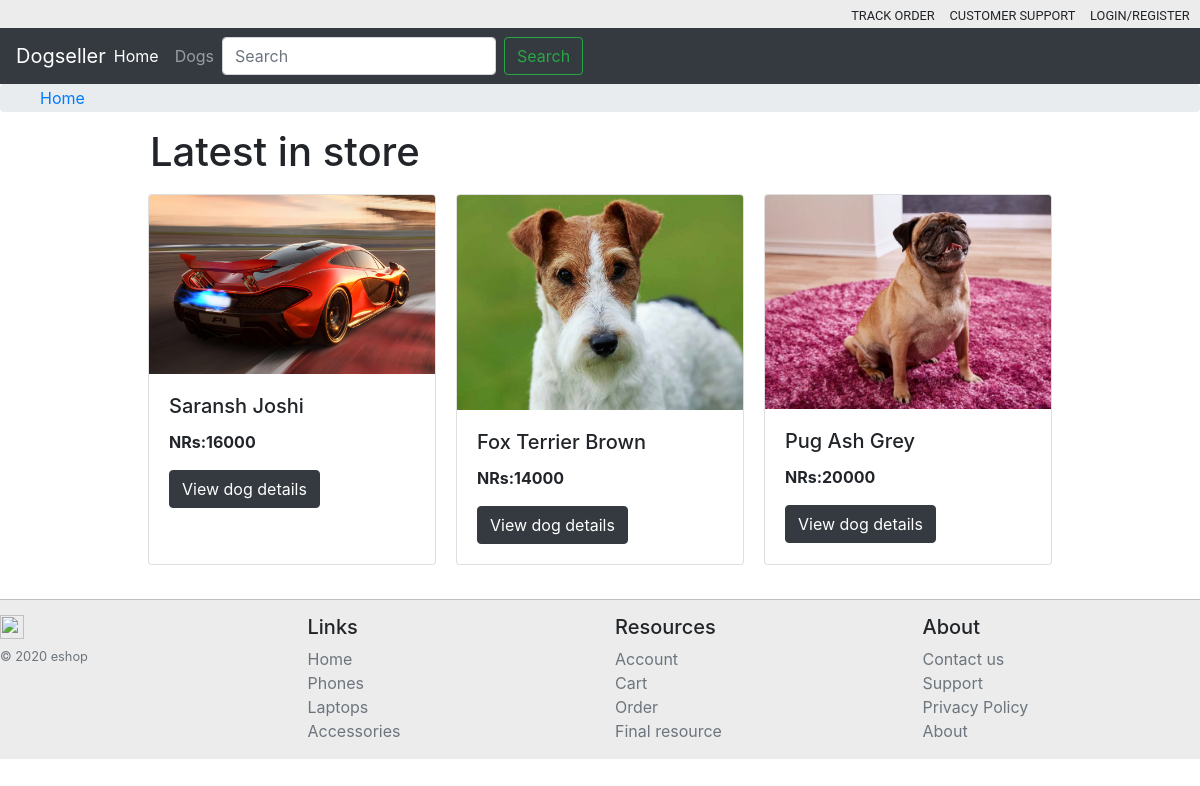
/, run on an earlier commit of the app's database.
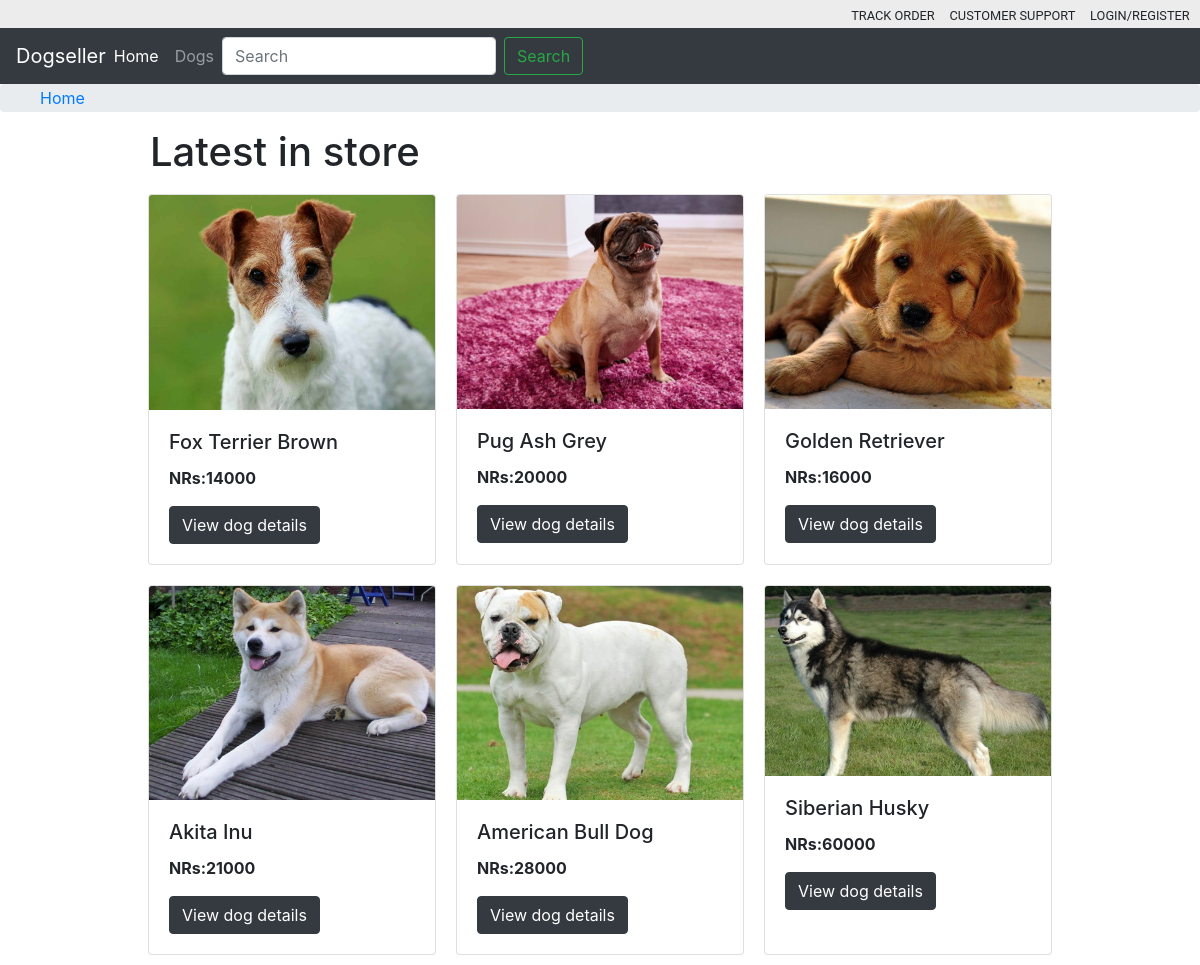
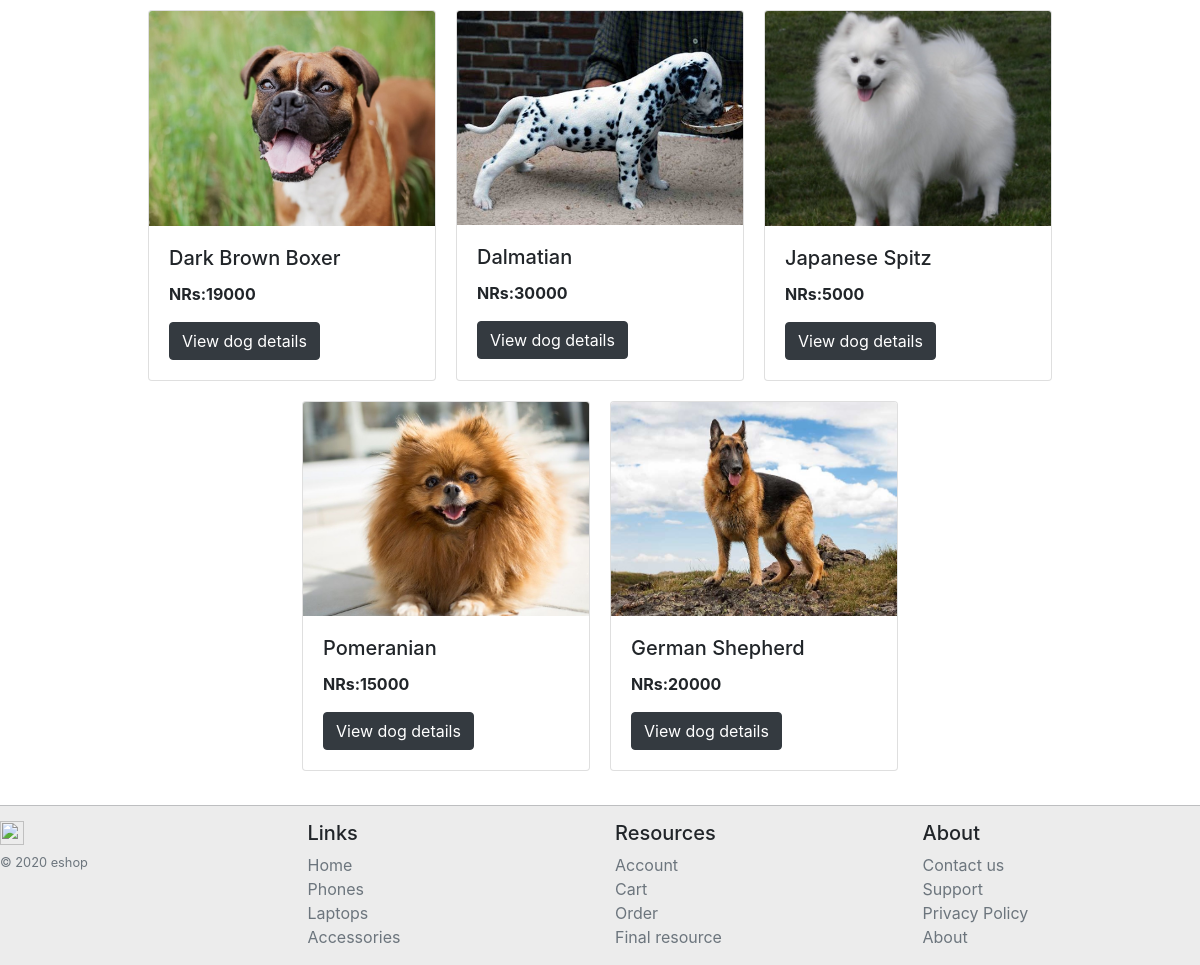
And on a later commit of the database (2 pictures, top to bottom).
### viewDogs/models.py (models this page shows, shortened)
class Dogs(models.Model):
    name = models.CharField(max_length= 255)
    price = models.IntegerField()
    stockNo = models.IntegerField()
    image = models.ImageField(upload_to='media/images/')
    breed = models.CharField(max_length=255)
    weight = models.IntegerField()
    description = models.CharField(max_length= 255)

### viewDogs/views.py (the view)
# urls.py: path('', homepage),
def homepage(request):
    ourdogs = Dogs.objects.all()
    params = {'dogs':ourdogs}
    return render(request,'viewDogs/home.html',params)

### viewDogs/Templates/viewDogs/home.html (shortened to what this page needs)
{% extends 'viewDogs/base.html' %}
{% block main-page %}
<h1 style="margin-left: 150px;">Latest in store</h1>
<div class="viewproduct">
    {% for dog in dogs %}
    <div class="card" style="width: 18rem; margin: 10px;">
        <img src="{{dog.image.url}}" class="card-img-top" alt="...">
        <div class="card-body">
            <h5 class="card-title">{{dog.name}}</h5>
            <p class="card-text"><b>NRs:{{dog.price}}</b></b>
            </p>
            <a href="view/{{dog.id}}" class="btn btn-dark">View dog details</a>
        </div>
    </div>
    {% empty %} There are no products availble. {% endfor %}
</div>
<br>
{% endblock %}

### viewDogs/Templates/viewDogs/base.html (shortened to what this page needs)
<!doctype html>
<html lang="en">
<head>
    <link rel="stylesheet" href="https://stackpath.bootstrapcdn.com/bootstrap/4.4.1/css/bootstrap.min.css">
    <link rel="stylesheet" href="https://cdnjs.cloudflare.com/ajax/libs/font-awesome/4.7.0/css/font-awesome.min.css">
</head>
<body>
    <header>
        <div class="topmenu-eshop">
            <ul>
                <li>Track order</li>
                <li>Customer Support</li>
                <li>Login/Register</li>
            </ul>
        </div>
        <nav class="navbar navbar-expand-lg navbar-dark bg-dark">
            <a class="navbar-brand mr-auto mr-lg-0" href="#">Dogseller</a>
            <div class="navbar-collapse offcanvas-collapse" id="navbarsExampleDefault">
                <ul class="navbar-nav mr-auto">
                    <li class="nav-item active">
                        <a class="nav-link" href="#">Home<span class="sr-only">(current)</span></a>
                    </li>
                    <li class="nav-item">
                        <a class="nav-link" href="#">Dogs</a>
                    </li>
                <form method="GET"  action="/search" class="form-inline my-2 my-lg-0">
                    <input class="form-control mr-sm-2" type="text" placeholder="Search" aria-label="Search" name="query" id="query">
                    <button class="btn btn-outline-success my-2 my-sm-0" type="submit">Search</button>
                </form>
            </div>
        </nav>
        <nav aria-label="breadcrumb">
            <ol class="breadcrumb" style="padding:2px 40px;">
                <li class="breadcrumb-item"><a href="#">Home</a></li>
            </ol>
        </nav>
    </header>
    {% block main-page %} {% endblock %}
    <footer id="footerdown">
        <div class="row">
            <div class="col-12 col-md">
                <img class="mb-2" src="/docs/4.4/assets/brand/bootstrap-solid.svg" alt="" width="24" height="24">
                <small class="d-block mb-3 text-muted">© 2020 eshop</small>
            </div>
            <div class="col-6 col-md">
                <h5>Links</h5>
                <ul class="list-unstyled text-small">
                    <li><a class="text-muted" href="#">Home</a></li>
                    <li><a class="text-muted" href="#">Phones</a></li>
                    <li><a class="text-muted" href="#">Laptops</a></li>
                    <li><a class="text-muted" href="#">Accessories</a></li>
            </div>
            <div class="col-6 col-md">
                <h5>Resources</h5>
                <ul class="list-unstyled text-small">
                    <li><a class="text-muted" href="#">Account</a></li>
                    <li><a class="text-muted" href="#">Cart</a></li>
                    <li><a class="text-muted" href="#">Order</a></li>
                    <li><a class="text-muted" href="#">Final resource</a></li>
                </ul>
            </div>
            <div class="col-6 col-md">
                <h5>About</h5>
                <ul class="list-unstyled text-small">
                    <li><a class="text-muted" href="#">Contact us</a></li>
                    <li><a class="text-muted" href="#">Support</a></li>
                    <li><a class="text-muted" href="#">Privacy Policy</a></li>
                    <li><a class="text-muted" href="#">About</a></li>
                </ul>
            </div>
        </div>
    </footer>
</body>
</html>

### viewDogs/Templates/viewDogs/home.html (style rules this page uses)
.viewproduct { display: flex; flex-wrap: wrap; flex-direction: row; margin: auto; align-content: space-between; justify-content: center; }

### viewDogs/Templates/viewDogs/base.html (style rules this page uses)
.topmenu-eshop { margin: 0; padding: 0; background-color: rgb(236, 236, 236); }
.topmenu-eshop ul { padding: 2px 0; text-align: right; cursor: default; margin: 0; }
.topmenu-eshop li { display: inline; margin-right: 0.8em; cursor: pointer; font-size: 0.8em; text-transform: uppercase; font-family: 'Roboto', sans-serif; }
#footerdown { background-color: rgb(236, 236, 236); padding-top: 15px; border-top: 1px solid rgba(52, 58, 64, 0.253); }

What changed in the data, as far as the page shows it:
removed Dogs: image (picture), name "Saransh Joshi", price "16000"
added Dogs: image (picture), name "Golden Retriever", price "16000"
added Dogs: image (picture), name "Akita Inu", price "21000"
added Dogs: image (picture), name "American Bull Dog", price "28000"
added Dogs: image (picture), name "Siberian Husky", price "60000"
added Dogs: image (picture), name "Dark Brown Boxer", price "19000"
added Dogs: image (picture), name "Dalmatian", price "30000"
added Dogs: image (picture), name "Japanese Spitz", price "5000"
added Dogs: image (picture), name "Pomeranian", price "15000"
added Dogs: image (picture), name "German Shepherd", price "20000"
